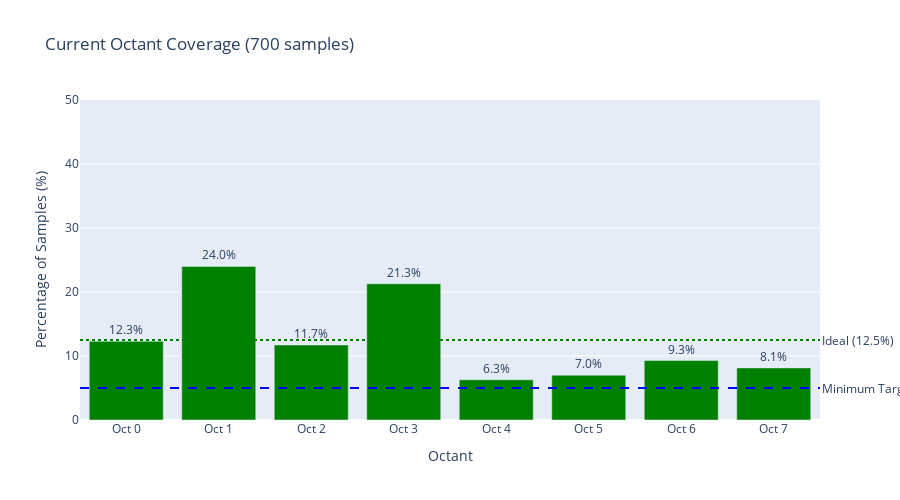

This figure's notebook cell:
### Markdown cell above
### Step 3: Extract Calibration Parameters

Generate C++-ready calibration constants and evaluate quality.

### Code cell
# Show current data coverage by octant
import plotly.graph_objects as go

# Get octant counts from the balanced data
octant_counts_orig = np.bincount(df['octant'].values, minlength=8)
octant_pct = 100 * octant_counts_orig / len(df)

# Create bar chart
fig = go.Figure()

colors_bar = ['green' if pct > 5 else 'orange' if pct > 0 else 'red' for pct in octant_pct]

fig.add_trace(go.Bar(
    x=[f'Oct {i}' for i in range(8)],
    y=octant_pct,
    marker=dict(color=colors_bar),
    text=[f'{pct:.1f}%' for pct in octant_pct],
    textposition='outside'
))

# Add target line at 5%
fig.add_hline(y=5, line_dash="dash", line_color="blue", 
              annotation_text="Minimum Target (5%)", annotation_position="right")

# Add ideal line at 12.5% (100% / 8 octants)
fig.add_hline(y=12.5, line_dash="dot", line_color="green",
              annotation_text="Ideal (12.5%)", annotation_position="right")

fig.update_layout(
    title=f'Current Octant Coverage ({len(df)} samples)',
    xaxis_title='Octant',
    yaxis_title='Percentage of Samples (%)',
    yaxis_range=[0, 50],
    showlegend=False,
    height=500
)

fig.show()

print("\n📊 Current Coverage Status:")
print(f"   Total samples: {len(df)}")
print(f"   Octants with data: {np.sum(octant_counts_orig > 0)}/8")
print(f"   Missing octants: {[i for i in range(8) if octant_counts_orig[i] == 0]}")
print(f"   Dominant octant: {np.argmax(octant_counts_orig)} ({octant_pct[np.argmax(octant_counts_orig)]:.1f}%)")
print("\n   Color Key:")
print("   🟢 Green: Good coverage (>5%)")
print("   🟠 Orange: Minimal coverage (1-5%)")
print("   🔴 Red: No data (0%)")

### Figure 1 — Plotly figure (JSON) as saved in the notebook; plotly's stock layout.template omitted (floating-point values rounded to 4 significant figures)
{"data": [{"marker": {"color": ["green", "green", "green", "green", "green", "green", "green", "green"]}, "text": ["12.3%", "24.0%", "11.7%", "21.3%", "6.3%", "7.0%", "9.3%", "8.1%"], "textposition": "outside", "type": "bar", "x": ["Oct 0", "Oct 1", "Oct 2", "Oct 3", "Oct 4", "Oct 5", "Oct 6", "Oct 7"], "y": [12.29, 24.0, 11.71, 21.29, 6.286, 7.0, 9.286, 8.143]}], "layout": {"annotations": [{"showarrow": false, "text": "Minimum Target (5%)", "x": 1, "xanchor": "left", "xref": "x domain", "y": 5, "yanchor": "middle", "yref": "y"}, {"showarrow": false, "text": "Ideal (12.5%)", "x": 1, "xanchor": "left", "xref": "x domain", "y": 12.5, "yanchor": "middle", "yref": "y"}], "height": 500, "shapes": [{"line": {"color": "blue", "dash": "dash"}, "type": "line", "x0": 0, "x1": 1, "xref": "x domain", "y0": 5, "y1": 5, "yref": "y"}, {"line": {"color": "green", "dash": "dot"}, "type": "line", "x0": 0, "x1": 1, "xref": "x domain", "y0": 12.5, "y1": 12.5, "yref": "y"}], "showlegend": false, "title": {"text": "Current Octant Coverage (700 samples)"}, "xaxis": {"title": {"text": "Octant"}}, "yaxis": {"range": [0, 50], "title": {"text": "Percentage of Samples (%)"}}}}
